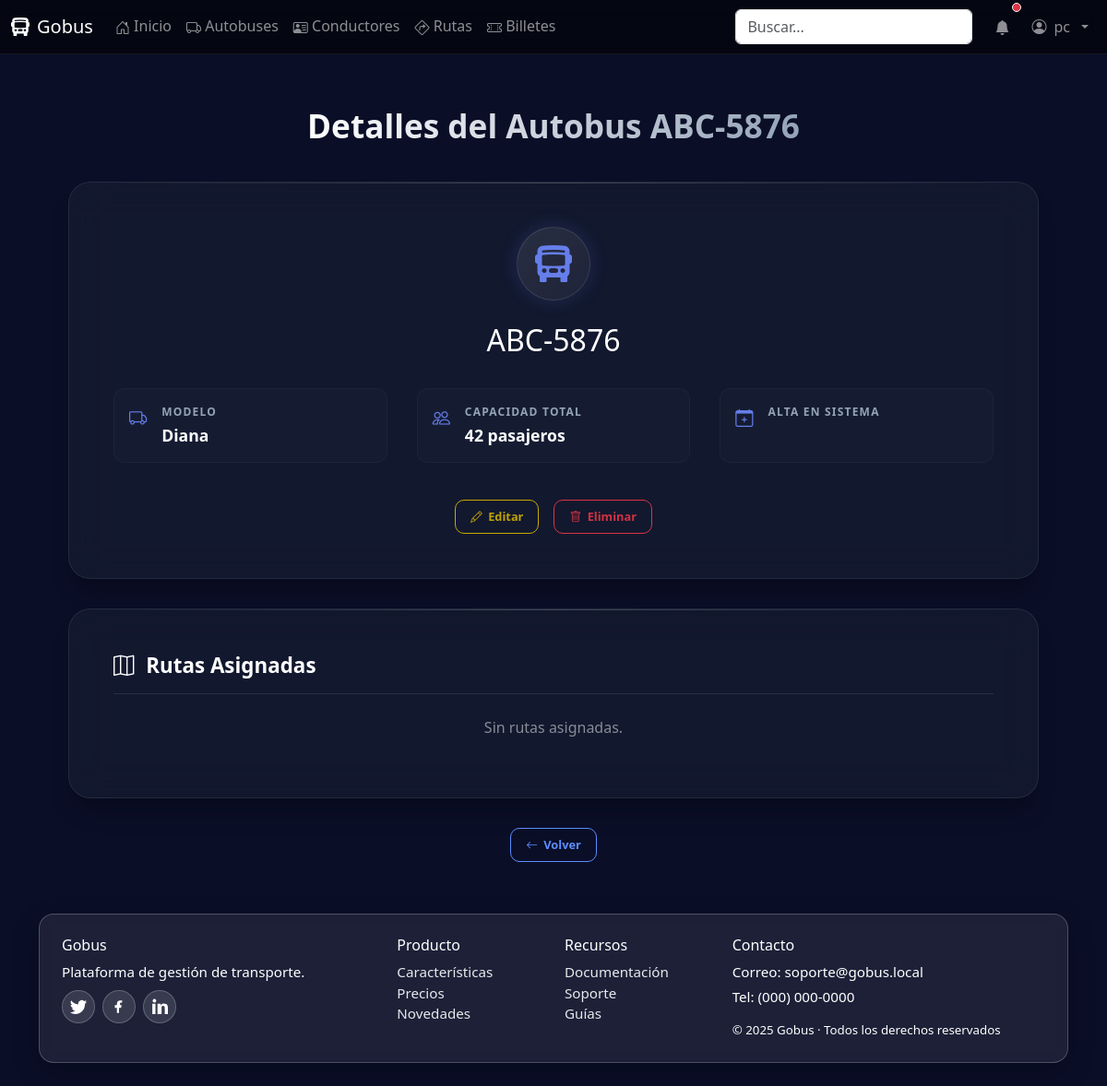
The page /autobuses/1/ (signed in) on the database its author committed.
### core/models.py (models this page shows, shortened)
class Autobus(models.Model):
    matricula = models.CharField(max_length=20, unique=True)
    capacidad = models.PositiveIntegerField()
    modelo = models.CharField(max_length=100)

### core/views.py (the view)
# urls.py: path('autobuses/<int:pk>/', views.autobus_detail, name='autobus_detail'),
@login_required
def autobus_detail(request, pk):
    autobus = get_object_or_404(Autobus, pk=pk)
    rutas = autobus.rutas.all().order_by('-hora_salida')
    context = {
        'autobus': autobus,
        'rutas': rutas,
        'title': f'Detalles del Autobus {autobus.matricula}'
    }
    return render(request, 'core/autobus/autobus_detail.html', context)

### core/templates/core/autobus/autobus_detail.html (shortened to what this page needs)
{% extends 'base.html' %}
{% load static %}
{% block head_extra %}
<link href="{% static 'core/css/home-modern.css' %}" rel="stylesheet">
<link href="{% static 'core/css/crud.css' %}" rel="stylesheet">
{% endblock %}
{% block content %}
<div class="detail-container">
  <div class="detail-header">
    <h1 class="detail-title">{{ title }}</h1>
  </div>
  <div class="glass-card">
    <div class="main-icon-circle">
      <i class="bi bi-bus-front-fill"></i>
    </div>
    <div style="text-align: center; margin-bottom: 2rem;">
        <h2 style="color: white; margin: 0;">{{ autobus.matricula }}</h2>
    </div>
    <div class="info-grid">
      <div class="info-item">
        <div class="info-icon"><i class="bi bi-truck"></i></div>
        <div class="info-content">
          <span class="info-label">Modelo</span>
          <div class="info-value">{{ autobus.modelo }}</div>
        </div>
      </div>
      <div class="info-item">
        <div class="info-icon"><i class="bi bi-people"></i></div>
        <div class="info-content">
          <span class="info-label">Capacidad Total</span>
          <div class="info-value">{{ autobus.capacidad }} pasajeros</div>
        </div>
      </div>
      <div class="info-item">
        <div class="info-icon"><i class="bi bi-calendar-plus"></i></div>
        <div class="info-content">
          <span class="info-label">Alta en Sistema</span>
        </div>
      </div>
    </div>
    <div class="action-buttons">
      <a href="{% url 'autobus_edit' autobus.pk %}" class="btn-action btn-edit"><i class="bi bi-pencil"></i> Editar</a>
      <a href="{% url 'autobus_delete' autobus.pk %}" class="btn-action btn-delete"><i class="bi bi-trash"></i> Eliminar</a>
    </div>
  </div>
  <div class="glass-card">
    <h3 class="section-title"><i class="bi bi-map"></i> Rutas Asignadas</h3>
    {% if rutas %}
      {% for ruta in rutas %}
        <div class="list-item-card">
            <div>
                <div class="info-label">Destino</div>
                <div class="info-value">{{ ruta.origen }} &rarr; {{ ruta.destino }}</div>
            </div>
            <div class="tag-group">
                <span class="data-tag"><i class="bi bi-clock"></i> {{ ruta.hora_salida|date:"H:i" }}</span>
                <span class="data-tag"><i class="bi bi-speedometer2"></i> {{ ruta.distancia }} km</span>
            </div>
            {% if ruta.conductor %}
            <div class="action-group">
              <div class="data-tag" style="border-color: rgba(102, 126, 234, 0.3);">
                  <i class="bi bi-person"></i> {{ ruta.conductor.nombre }}
              </div>
              <a href="{% url 'ruta_detail' ruta.pk %}" class="btn-action btn-view">
                <i class="bi bi-eye"></i>
              </a>
            </div>
            {% endif %}
        </div>
      {% endfor %}
    {% else %}
        <p style="text-align: center; color: rgba(255,255,255,0.5);">Sin rutas asignadas.</p>
    {% endif %}
  </div>
  <div style="text-align: center;">
    <a href="{% url 'autobus_list' %}" class="btn-action btn-view"><i class="bi bi-arrow-left"></i> Volver</a>
  </div>
</div>
{% endblock %}

### templates/base.html (shortened to what this page needs)
{% load static %}
<!doctype html>
<html lang="es">
  <head>
    <link href="https://cdn.jsdelivr.net/npm/bootstrap@5.3.3/dist/css/bootstrap.min.css" rel="stylesheet">
    <link href="https://cdn.jsdelivr.net/npm/bootstrap-icons@1.11.3/font/bootstrap-icons.min.css" rel="stylesheet">
      <link href="{% static 'core/css/base.css' %}" rel="stylesheet">
    {% block head_extra %}{% endblock %}
  </head>
  <body>
    <nav class="navbar gobus-navbar navbar-expand-lg navbar-dark">
      <div class="container-fluid">
        <a class="navbar-brand d-flex align-items-center gap-2" href="/">
          <i class="bi bi-bus-front-fill"></i>
          <span>Gobus</span>
        </a>
        <div class="collapse navbar-collapse" id="navbarNav">
          <ul class="navbar-nav me-auto mb-2 mb-lg-0">
            <li class="nav-item"><a class="nav-link" href="/"><i class="bi bi-house-door"></i> Inicio</a></li>
            <li class="nav-item"><a class="nav-link" href="/autobuses"><i class="bi bi-truck"></i> Autobuses</a></li>
            <li class="nav-item"><a class="nav-link" href="/conductores"><i class="bi bi-person-vcard"></i> Conductores</a></li>
            <li class="nav-item"><a class="nav-link" href="/rutas"><i class="bi bi-sign-turn-right"></i> Rutas</a></li>
            <li class="nav-item"><a class="nav-link" href="/billetes"><i class="bi bi-ticket-perforated"></i> Billetes</a></li>
          </ul>
          <form class="d-flex me-3" role="search">
            <input class="form-control" type="search" placeholder="Buscar..." aria-label="Buscar">
          </form>
          <ul class="navbar-nav align-items-center">
            <li class="nav-item me-2">
              <a class="nav-link position-relative" href="#" aria-label="Notificaciones">
                <i class="bi bi-bell-fill"></i>
                <span class="position-absolute top-0 start-100 translate-middle p-1 bg-danger border border-light rounded-circle">
                </span>
              </a>
            </li>
            {% if user.is_authenticated %}
            <li class="nav-item dropdown custom-user-dropdown">
              <a class="nav-link dropdown-toggle d-flex align-items-center gap-2" href="#" role="button" data-bs-toggle="dropdown" aria-expanded="false" data-bs-boundary="viewport" data-bs-display="static">
                <i class="bi bi-person-circle"></i> {{ user.username|default:"Usuario" }}
              </a>
            </li>
            {% else %}
            <li class="nav-item"><a class="nav-link" href="{% url 'login' %}"><i class="bi bi-box-arrow-in-right"></i> Entrar</a></li>
            {% endif %}
          </ul>
        </div>
      </div>
    </nav>
    <main class="container py-4">
      {% block content %}{% endblock %}
    </main>
    <footer class="container pb-4 site-footer">
      <div class="glass p-4">
        <div class="row g-4">
          <div class="col-md-4">
            <h6>Gobus</h6>
            <p class="mb-2">Plataforma de gestión de transporte.</p>
            <div class="d-flex gap-2 social">
              <a href="#" aria-label="Twitter" title="Twitter">
              </a>
              <a href="#" aria-label="Facebook" title="Facebook">
                <svg xmlns="http://www.w3.org/2000/svg" width="18" height="18" fill="currentColor" viewBox="0 0 16 16"><path d="M9 6.5V5c0-.5.4-1 1-1h1V2H9C7.3 2 6 3.3 6 5v1.5H4V9h2v5h2V9h2l.5-2.5H8z"/></svg>
              </a>
              <a href="#" aria-label="LinkedIn" title="LinkedIn">
                <svg xmlns="http://www.w3.org/2000/svg" width="18" height="18" fill="currentColor" viewBox="0 0 16 16"><path d="M1.5 1.5A1.5 1.5 0 1 1 4.5 3 1.5 1.5 0 0 1 1.5 1.5zM1 5h3v10H1zM6 5h3v1.7h.1A3.3 3.3 0 0 1 12.9 5C15 5 16 6.3 16 8.9V15h-3V9.5c0-1.4-.5-2.3-1.6-2.3-.9 0-1.3.6-1.5 1.1V15H6z"/></svg>
              </a>
            </div>
          </div>
          <div class="col-6 col-md-2">
            <h6>Producto</h6>
            <ul class="list-unstyled mb-0">
              <li><a class="footer-link" href="#">Características</a></li>
              <li><a class="footer-link" href="#">Precios</a></li>
              <li><a class="footer-link" href="#">Novedades</a></li>
            </ul>
          </div>
          <div class="col-6 col-md-2">
            <h6>Recursos</h6>
            <ul class="list-unstyled mb-0">
              <li><a class="footer-link" href="#">Documentación</a></li>
              <li><a class="footer-link" href="#">Soporte</a></li>
              <li><a class="footer-link" href="#">Guías</a></li>
            </ul>
          </div>
          <div class="col-md-4">
            <h6>Contacto</h6>
            <p class="mb-1">Correo: soporte@gobus.local</p>
            <p class="mb-3">Tel: (000) 000-0000</p>
            <small class="d-block">© {{ now|default:2025 }} Gobus · Todos los derechos reservados</small>
          </div>
        </div>
      </div>
    </footer>
  </body>
</html>

### core/static/core/css/base.css (style rules this page uses)
body { min-height: 100vh; background: linear-gradient(135deg, #0d6efd 0%, #6610f2 50%, #6f42c1 100%); background-attachment: fixed; }
.glass { background: rgba(255, 255, 255, 0.08); border: 1px solid rgba(255, 255, 255, 0.22); border-radius: 16px; backdrop-filter: blur(8px); -webkit-backdrop-filter: blur(8px); box-shadow: 0 10px 30px rgba(0, 0, 0, 0.2); color: #fff; }
.navbar.gobus-navbar { background: rgba(0, 0, 0, 0.55) !important; backdrop-filter: blur(10px); -webkit-backdrop-filter: blur(10px); border-bottom: 1px solid rgba(255, 255, 255, 0.08); position: sticky; top: 0; z-index: 3000; overflow: visible; isolation: isolate; }
.navbar .bi { vertical-align: -0.125em; }
main.container { padding-top: 2rem; padding-bottom: 2rem; }
.site-footer { color: rgba(255, 255, 255, 0.9); font-size: 0.95rem; }
.footer-link { color: rgba(255, 255, 255, 0.9); text-decoration: none; }
.social a { display: inline-flex; align-items: center; justify-content: center; width: 36px; height: 36px; border-radius: 50%; background: rgba(255, 255, 255, 0.12); border: 1px solid rgba(255, 255, 255, 0.22); color: #fff; text-decoration: none; }
.custom-user-dropdown { position: static !important; }
.navbar, .navbar .container-fluid, .navbar-collapse { overflow: visible !important; }
.glass { position: relative; z-index: 0; }

### core/static/core/css/home-modern.css (style rules this page uses)
body { background: #0a0e27 !important; background-image: radial-gradient( circle at 20% 50%, rgba(120, 119, 198, 0.3) 0%, transparent 50% ), radial-gradient( circle at 80% 80%, rgba(255, 119, 198, 0.3) 0%, transparent 50% ), radial-gradient( circle at 40% 20%, rgba(255, 219, 98, 0.2) 0%, transparent 50% ); background-attachment: fixed; }
.section-title { font-size: 3rem; font-weight: 800; color: white; margin-bottom: 1rem; }

### rows shown on the page
Autobus: matricula "ABC-5876", modelo "Diana", capacidad "42"

### other values the page prints
{{ user.username|default:"Usuario" }} "pc"
{{ title }} "Detalles del Autobus ABC-5876"
{{ now|default:2025 }} "2025"
